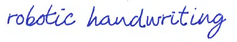
#> input picture test.png, 237 x 42 px
$ python main.py
#> lines starting #> are read from the running program, lines starting #| are printed output that depends on the picture; after the words box and inside, x2 and y2 are one past the last pixel; in counts of white or black regions, pixels touching at a corner belong together
from skimage.morphology import skeletonize
from skimage import img_as_uint, io
from skimage import color
from skimage.util import invert
import cv2

if __name__ == "__main__":
    img = cv2.imread('test.png', 0)
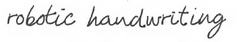
#> img: shape (42, 237); min 25, max 255, mean 235.9
    ret, th = cv2.threshold(img, 0, 255, cv2.THRESH_BINARY + cv2.THRESH_OTSU)
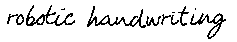
#> th: shape (42, 237); 89.7% white; black in thin lines or dots, all inside (x1, y1, x2, y2) = (7, 5, 226, 39)
#> ret = 176
    cv2.imwrite('binarized.png', th)


    image = cv2.imread("binarized.png")
    gray_image = cv2.cvtColor(image, cv2.COLOR_BGR2GRAY)
    image = color.rgb2gray(image)

    # perform skeletonization and invert image
    skeleton = skeletonize(invert(image))
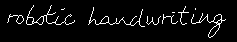
#> skeleton: shape (42, 237) bool; 5.1% white in thin lines or dots, all inside (x1, y1, x2, y2) = (7, 5, 226, 38)

    io.imsave('skeleton.png', img_as_uint(skeleton))
